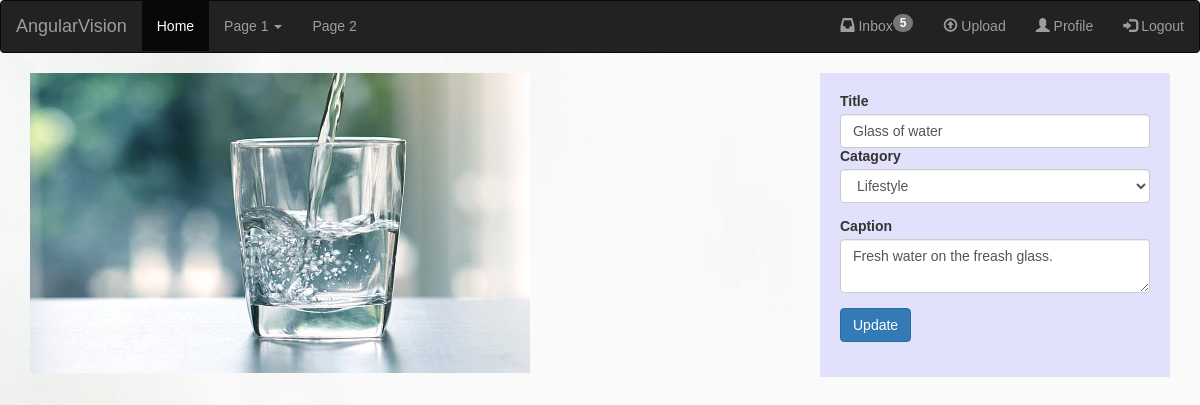
The page /update.php?id=1548860131 (signed in) on the database its author committed.
### tables this page shows
CREATE TABLE `uploads` (
  `image_id` int(11) NOT NULL,
  `username` varchar(32) NOT NULL,
  `image_title` varchar(255) NOT NULL,
  `image_caption` varchar(1024) NOT NULL,
  `mime` varchar(32) NOT NULL,
  `catagory` varchar(64) NOT NULL,
  `upload_time` datetime NOT NULL DEFAULT CURRENT_TIMESTAMP
);

### update.php (the view, shortened to what this page needs)
<?php include "./header.php"; ?>
<?php
require_once "config.php";
$id = isset($_GET['id'])? $_GET['id'] : "0000";
$sql = "SELECT * FROM `uploads` WHERE image_id = '".$id."'";
$result = $mysqli->query($sql);
$title="";
$catagory="";
$caption="";
$mime = 'jpg';
echo "<div class='main_photo_container'>";
if ($result->num_rows > 0) {
    while($row = $result->fetch_assoc()) {
		if ($row['mime']=='image/jpeg'){
			$mime = 'jpg';
		} else if ($row['mime']=='image/png'){
			$mime = 'png';
		} else if ($row['mime']=='image/gif'){
			$mime = 'gif';
		}
		$title =$row['image_title'];
		$catagory = $row['catagory'];
        $caption = $row['image_caption'];
	}
}
echo "<div class='photo_loader'> <img src='./img/uploads/".$id.".".$mime."'> </div>";
?>
<div class="wrapper">
<form method="POST" action="<?php echo htmlspecialchars($_SERVER["PHP_SELF"]); ?>" enctype="multipart/form-data">
		<div class="form-group <?php echo (!empty($title_err)) ? 'has-error' : ''; ?>">
			<label>Title</label>
			<input type="text" name="title" class="form-control" value="<?php echo $title; ?>">
			<label>Catagory</label>
				<select name="catagory" class="form-control">
					<option value="lifestyle" <?php echo ($catagory === "lifestyle") ? 'selected' : ''; ?>>Lifestyle</option>
				</select>
		</div>
		<div class="form-group">
			<label>Caption</label>
			<textarea  name="caption" class="form-control"><?php echo $caption; ?></textarea>
		</div>
        <div class="form-group">
            <input type="submit" class="btn btn-primary" value="Update">
        </div>
    </form>
    </div>

### css/style.css (style rules this page uses)
body { font: 14px sans-serif; background: url(../img/back1-alt.jpg) no-repeat; background-position: center top; background-size: cover; }
.wrapper { width: 350px; padding: 20px; background: rgba(0,0,255,0.1); float: right; }
.photo_loader { float: left; min-width: 780px; }
.photo_loader img { max-width: 780px; }

### rows shown on the page
uploads: title "Glass of water", catagory "Lifestyle", caption "Fresh water on the freash glass."
